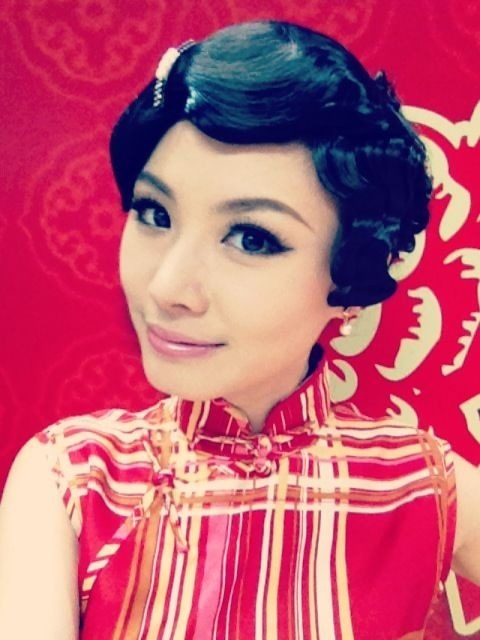
#> input picture Data/I/000034.jpg, 480 x 640 px; its folder holds only this picture in this run
$ python stage2_data_augmentation.py
#> lines starting #> are read from the running program, lines starting #| are printed output that depends on the picture
# -*- coding:utf-8 -*-
# Author: xzq
# Date: 2019-12-24 14:57

import os
from PIL import Image
import cv2
import random
import numpy as np

ROOT_DIR = '../Data/'
FOLDER_LIST = ['I', 'II']
SAVE_LIST = 'stage2/'

SAVE_DIR = ROOT_DIR + SAVE_LIST

for folder in FOLDER_LIST:
    DATA_DIR = ROOT_DIR + folder
    DATA_NAME = os.listdir(DATA_DIR)
    # 整理图片
    for item in DATA_NAME:
        try:
            img = Image.open(os.path.join(DATA_DIR, item))
#> img is the input picture: PIL image 480x640 RGB; mean R, G, B 191.9, 87.8, 114.8
            img = cv2.cvtColor(np.asarray(img), cv2.COLOR_RGB2BGR)
#> img: shape (640, 480, 3)
        except OSError:
            print(item)
            pass
        except Exception:
            print(item)
            pass
        else:
            # 对图像进行亮度与饱和度改变做图像增广
            img = cv2.cvtColor(img, cv2.COLOR_BGR2HLS)
#> img: shape (640, 480, 3); mean of channels 0, 1, 2 108.5, 139.3, 198
            img_copy = img.copy()
            # 饱和度
            img_copy[:, :, 2] = (1.0 + random.randint(1, 100) / 100.0) * img_copy[:, :, 2]
#> img_copy: shape (640, 480, 3); mean of channels 0, 1, 2 108.5, 139.3, 106.1
            img_copy[:, :, 2][img_copy[:, :, 2] > 1] = 1
#> img_copy: shape (640, 480, 3); mean of channels 0, 1, 2 108.5, 139.3, 1
            lsImg = cv2.cvtColor(img_copy, cv2.COLOR_HLS2BGR)
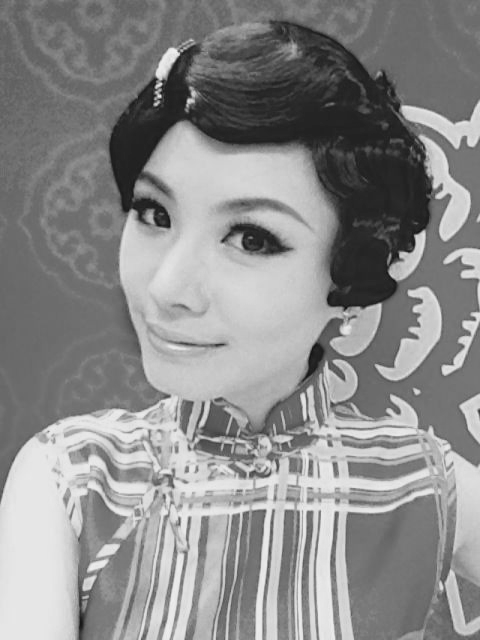
#> lsImg: shape (640, 480, 3); min 16, max 242, mean 139.3
            cv2.imwrite(SAVE_DIR + item, lsImg)
#> pass 2 of the loop `for folder in FOLDER_LIST:`:
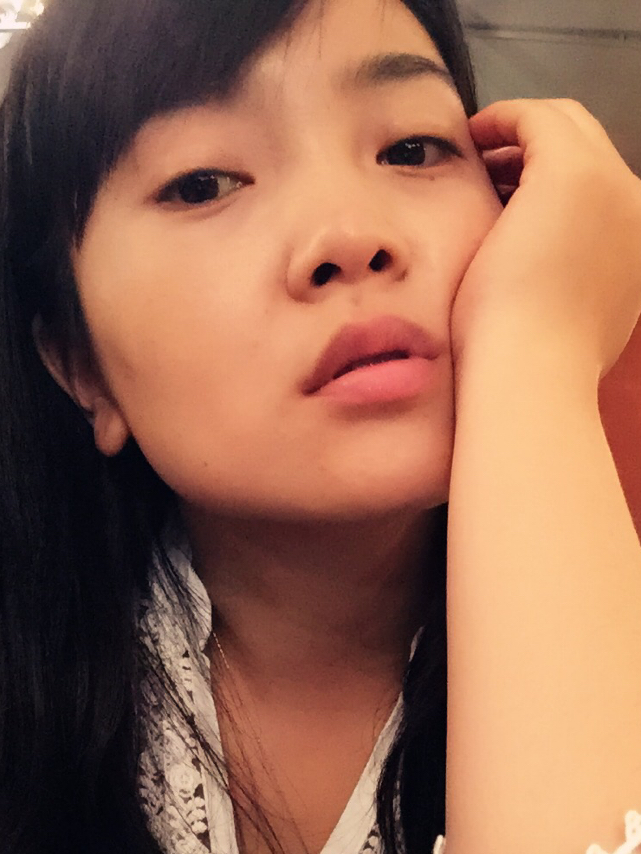
#> input picture Data/II/004002.jpg, 641 x 854 px
#> img is the input picture: PIL image 641x854 RGB; mean R, G, B 151.2, 104.6, 82
#> `lsImg = cv2.cvtColor(img_copy, cv2.COLOR_HLS2BGR)`:
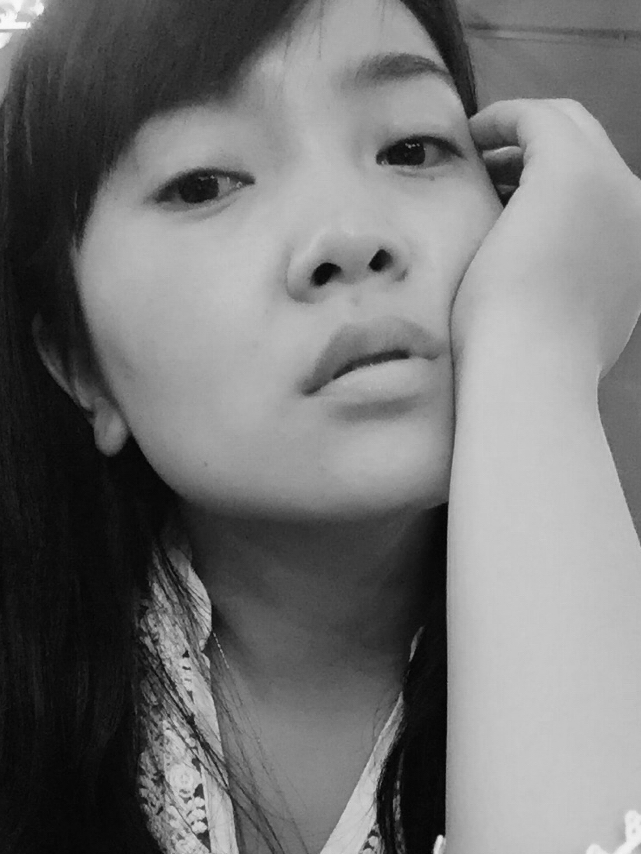
#> lsImg: shape (854, 641, 3); min 2, max 250, mean 116.4
